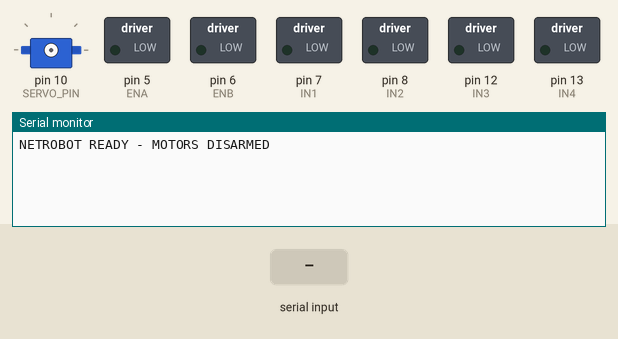
Bench run of a sketch on a simulated Arduino Uno, built with avr-gcc and run on an emulated ATmega328P. Shown: servo, switched loads named in the sketch (green lamp = pin HIGH), the last lines printed to the serial monitor. The inputs (shaded band) are chosen by the test bench.

Above: at 1.2 s.
1.3 s: "HELLO\n" received over Serial
At 2.5 s:
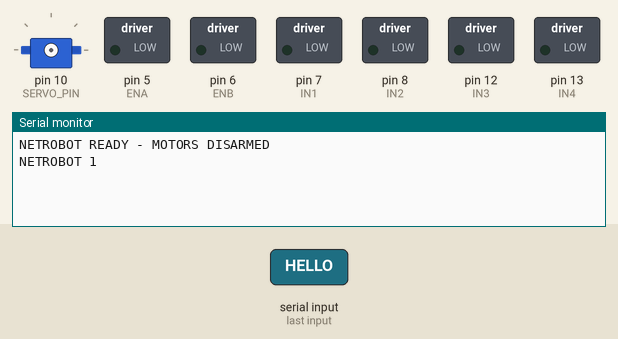
2.8 s: "ARM\n" received over Serial
At 3.9 s:
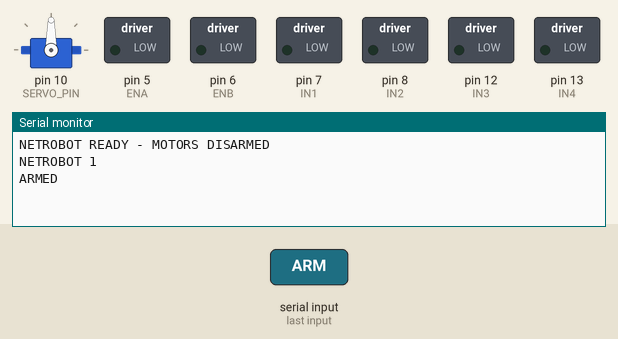
4.3 s: byte 10 ('\n') received over Serial
At 5.0 s:
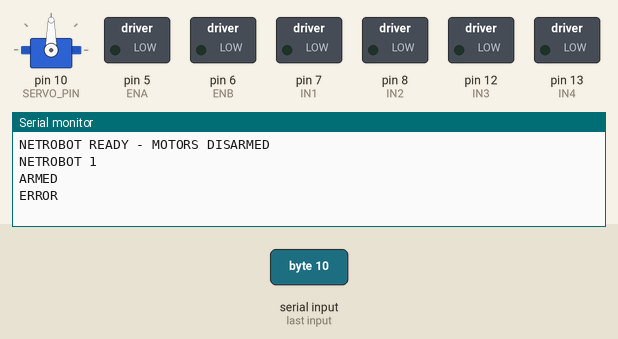
5.8 s: "HELLO\n" received over the second serial link
At 6.2 s:
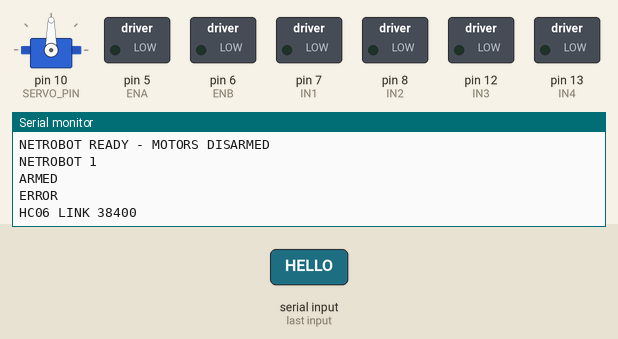
7.3 s: "STOP\n" received over Serial
At 8.5 s:
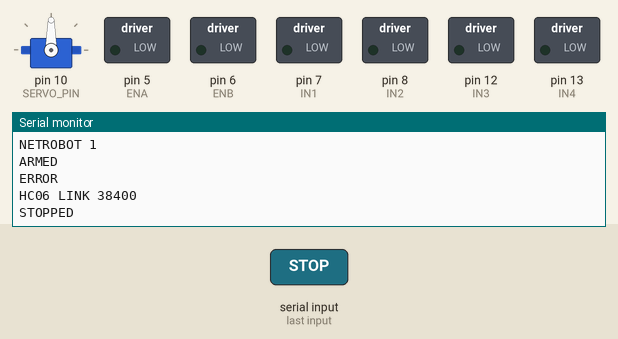

The sketch:

arduino.ino
```cpp
// UNO/Nano: 앞바퀴 DC 모터 2개 + SG90 집게 + USB/HC-06. 뒷바퀴 출력은 없습니다.
#include <SoftwareSerial.h>
#include <Servo.h>
#include <stdio.h>
#include <string.h>

// 사진에 나온 배선입니다. ENA/ENB의 항상 켜짐 점퍼는 빼고 D5/D6에 연결합니다.
const byte ENA = 5, IN1 = 7, IN2 = 8;
const byte ENB = 6, IN3 = 12, IN4 = 13;
const byte SERVO_PIN = 10;
const int LEFT_SIGN = 1, RIGHT_SIGN = 1;  // 뒤로 도는 바퀴만 -1로 바꾸세요.
const int MAX_PWM = 255;                 // Arduino PWM 전체 범위: 최대 출력 100%.
const int GRIP_CLOSED = 0, GRIP_OPEN = 180;  // 이전 70~110도 제한을 해제합니다.
const unsigned long TIMEOUT_MS = 600;
SoftwareSerial bluetooth(2, 4);         // Arduino RX=D2, TX=D4(분압 후 HC-06 RXD).
Servo gripper;

// 모듈의 UART 설정이 달라도 HELLO를 받은 속도로 고정합니다.
const unsigned long BT_BAUDS[] = {9600, 38400, 19200, 57600, 115200, 4800};
byte baudIndex = 0;
bool baudLocked = false;
unsigned long baudStarted = 0;

// 연결만으로는 움직이지 않습니다. ARM 명령 뒤 유효한 조종 명령이 필요합니다.
bool armed = false, overflow = false, usbOverflow = false;
char line[48], usbLine[48];
byte used = 0, usbUsed = 0;
Stream *controller = nullptr;
int gripAngle = 90, gripDirection = 0;
unsigned long lastCommand = 0, lastGripStep = 0;

// 방향을 바꾸기 전에 출력을 끄고, 두 방향 핀과 PWM을 설정합니다.
void motor(byte enable, byte first, byte second, int value) {
  analogWrite(enable, 0);
  digitalWrite(first, value > 0 ? HIGH : LOW);
  digitalWrite(second, value < 0 ? HIGH : LOW);
  analogWrite(enable, abs(value));
}

// 정지하면 두 바퀴 출력을 끄고 집게의 추가 움직임을 멈춥니다.
void stopAll() {
  armed = false;
  gripDirection = 0;
  motor(ENA, IN1, IN2, 0);
  motor(ENB, IN3, IN4, 0);
}

// 줄 단위 명령만 처리합니다. 잘못된 명령으로 모터가 켜지지는 않습니다.
void command(char *text, Stream &reply) {
  if (strcmp(text, "HELLO") == 0) {
    stopAll();
    controller = &reply;
    if (&reply == &bluetooth) {
      baudLocked = true;
      Serial.print(F("HC06 LINK "));
      Serial.println(BT_BAUDS[baudIndex]);
    }
    reply.println(F("NETROBOT 1"));
  } else if (strcmp(text, "STOP") == 0) {
    stopAll();
    reply.println(F("STOPPED"));
  } else if (strcmp(text, "ARM") == 0) {
    stopAll();
    if (controller != &reply) {
      reply.println(F("DISARMED"));
      return;
    }
    if (!gripper.attached()) {
      gripper.write(gripAngle);
      gripper.attach(SERVO_PIN);
    }
    lastCommand = millis();
    armed = true;
    reply.println(F("ARMED"));
  } else {
    long left, right, grip;
    char extra;
    int count = sscanf(text, "D %ld %ld %ld %c", &left, &right, &grip, &extra);
    if (count != 3 || left < -MAX_PWM || left > MAX_PWM ||
        right < -MAX_PWM || right > MAX_PWM || grip < -1 || grip > 1) {
      stopAll();
      reply.println(F("ERROR"));
      return;
    }
    if (!armed || controller != &reply) {
      reply.println(F("DISARMED"));
      return;
    }
    motor(ENA, IN1, IN2, left * LEFT_SIGN);
    motor(ENB, IN3, IN4, right * RIGHT_SIGN);
    gripDirection = grip;
    lastCommand = millis();
    reply.print(F("OK "));
    reply.println(gripAngle);
  }
}

// 부팅할 때 바퀴는 정지 상태이고, 서보도 활성화 전에는 신호를 내보내지 않습니다.
void setup() {
  pinMode(ENA, OUTPUT); pinMode(ENB, OUTPUT);
  pinMode(IN1, OUTPUT); pinMode(IN2, OUTPUT);
  pinMode(IN3, OUTPUT); pinMode(IN4, OUTPUT);
  stopAll();
  Serial.begin(115200);
  Serial.println(F("NETROBOT READY - MOTORS DISARMED"));
  bluetooth.begin(BT_BAUDS[baudIndex]);
  baudStarted = millis();
}

// USB와 HC-06은 같은 명령을 쓰고, 각 입력의 줄 버퍼는 따로 보관합니다.
void readCommands(Stream &input, char *line, byte &used, bool &overflow) {
  while (input.available()) {
    char value = input.read();
    if (value == '\n') {
      if (!overflow) {
        line[used] = '\0';
        command(line, input);
      }
      used = 0;
      overflow = false;
    } else if (value != '\r') {
      if (used < 47 && !overflow) line[used++] = value;
      else { overflow = true; stopAll(); }
    }
  }
}

// 오래된 명령은 유지하지 않습니다. 긴 줄이나 통신 끊김은 정지로 처리합니다.
void loop() {
  // 인사 명령을 받기 전까지만 속도를 탐색하며 모터는 정지 상태입니다.
  if (!baudLocked && controller != &Serial && millis() - baudStarted >= 1200) {
    bluetooth.end();
    baudIndex = (baudIndex + 1) % (sizeof(BT_BAUDS) / sizeof(BT_BAUDS[0]));
    bluetooth.begin(BT_BAUDS[baudIndex]);
    used = 0;
    overflow = false;
    baudStarted = millis();
  }
  readCommands(Serial, usbLine, usbUsed, usbOverflow);
  readCommands(bluetooth, line, used, overflow);
  unsigned long now = millis();
  if (armed && now - lastCommand > TIMEOUT_MS) stopAll();

  // 누르는 동안 10ms마다 6도 명령으로 이동합니다. 실제 속도는 서보와 부하에 따릅니다.
  if (armed && gripDirection && now - lastGripStep >= 10) {
    gripAngle = constrain(gripAngle + gripDirection * 6, GRIP_CLOSED, GRIP_OPEN);
    gripper.write(gripAngle);
    lastGripStep = now;
  }
}
```

Measured:
- after the input at 1.3 s, the serial monitor: prints a new line at once (image 1)
- after the input at 2.8 s, the serial monitor: prints a new line at once (image 2)
- after the input at 4.3 s, the serial monitor: prints a new line at once (image 3)
- after the input at 5.8 s, the serial monitor: prints a new line at once (image 4)
- after the input at 7.3 s, the serial monitor: prints a new line at once (image 5)
